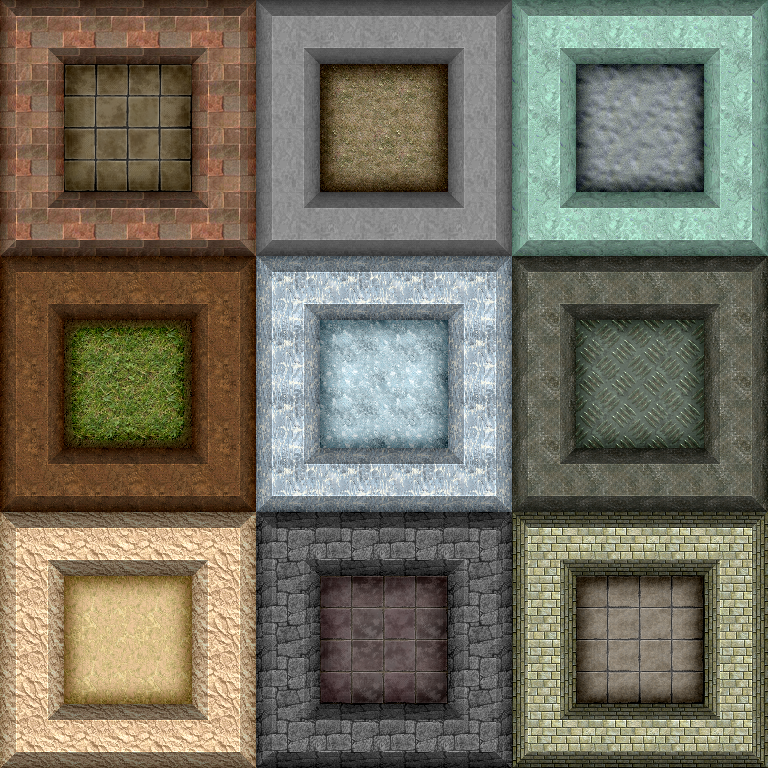

Below is a game level as drawn by its tile map, then a one-line description and the .tmx file that defines it, in full:
An orthogonal 12x12 tile map with 64x64 px tiles, 2 tile layers (Floors, Walls), 20 tilesets.

<map version="1.9" tiledversion="1.9.2" orientation="orthogonal" renderorder="right-down" width="12" height="12" tilewidth="64" tileheight="64" infinite="0" nextlayerid="3" nextobjectid="1">
 <tileset firstgid="1" source="Tiles/Floors/Tiled Tsx/Floor-Stone_01-64x64.tsx" />
 <tileset firstgid="49" source="Tiles/Walls/Tiled Tsx/Wall-Concrete_01-64x64.tsx" />
 <tileset firstgid="97" source="Tiles/Walls/Tiled Tsx/Wall-Brick_01-64x64.tsx" />
 <tileset firstgid="145" source="Tiles/Walls/Tiled Tsx/Wall-Glass_01-64x64.tsx" />
 <tileset firstgid="193" source="Tiles/Floors/Tiled Tsx/Floor-Grass_01-64x64.tsx" />
 <tileset firstgid="241" source="Tiles/Floors/Tiled Tsx/Floor-Dirt_01-64x64.tsx" />
 <tileset firstgid="289" source="Tiles/Walls/Tiled Tsx/Wall-Dirt_01-64x64.tsx" />
 <tileset firstgid="337" source="Tiles/Walls/Tiled Tsx/Wall-Glass_02-64x64.tsx" />
 <tileset firstgid="385" source="Tiles/Floors/Tiled Tsx/Floor-Stone_02-64x64.tsx" />
 <tileset firstgid="433" source="Tiles/Floors/Tiled Tsx/Floor-Stone_03-64x64.tsx" />
 <tileset firstgid="481" source="Tiles/Floors/Tiled Tsx/Floor-Dirt_02-64x64.tsx" />
 <tileset firstgid="529" source="Tiles/Walls/Tiled Tsx/Wall-Metal_01-64x64.tsx" />
 <tileset firstgid="577" source="Tiles/Floors/Tiled Tsx/Floor-Metal_01-64x64.tsx" />
 <tileset firstgid="625" source="Tiles/Floors/Tiled Tsx/Floor-Sand_01-64x64.tsx" />
 <tileset firstgid="673" source="Tiles/Floors/Tiled Tsx/Floor-Sand_02-64x64.tsx" />
 <tileset firstgid="721" source="Tiles/Floors/Tiled Tsx/Floor-Glass_01-64x64.tsx" />
 <tileset firstgid="769" source="Tiles/Walls/Tiled Tsx/Wall-Brick_02-64x64.tsx" />
 <tileset firstgid="817" source="Tiles/Walls/Tiled Tsx/Wall-Brick_03-64x64.tsx" />
 <tileset firstgid="865" source="Tiles/Walls/Tiled Tsx/Wall-Stone_01-64x64.tsx" />
 <tileset firstgid="913" source="Tiles/Walls/Tiled Tsx/Wall-Sand_01-64x64.tsx" />
 <layer id="2" name="Floors" width="12" height="12">
  <data encoding="csv">
0,0,0,0,0,0,0,0,0,0,0,0,
0,400,416,0,0,496,512,0,0,688,704,0,
0,408,424,0,0,504,520,0,0,696,712,0,
0,0,0,0,0,0,0,0,0,0,0,0,
0,0,0,0,0,0,0,0,0,0,0,0,
0,208,224,0,0,736,752,0,0,592,608,0,
0,216,232,0,0,744,760,0,0,600,616,0,
0,0,0,0,0,0,0,0,0,0,0,0,
0,0,0,0,0,0,0,0,0,0,0,0,
0,640,656,0,0,448,464,0,0,16,32,0,
0,648,664,0,0,456,472,0,0,24,40,0,
0,0,0,0,0,0,0,0,0,0,0,0
</data>
 </layer>
 <layer id="1" name="Walls" width="12" height="12">
  <data encoding="csv">
97,107,107,98,49,59,59,50,145,155,155,146,
99,0,0,99,51,0,0,51,147,0,0,147,
99,0,0,99,51,0,0,51,147,0,0,147,
105,107,107,106,57,59,59,58,153,155,155,154,
289,299,299,290,337,347,347,338,529,539,539,530,
291,0,0,291,339,0,0,339,531,0,0,531,
291,0,0,291,339,0,0,339,531,0,0,531,
297,299,299,298,345,347,347,346,537,539,539,538,
913,923,923,914,817,827,827,818,769,779,779,770,
915,0,0,915,819,0,0,819,771,0,0,771,
915,0,0,915,819,0,0,819,771,0,0,771,
921,923,923,922,825,827,827,826,777,779,779,778
</data>
 </layer>
</map>
